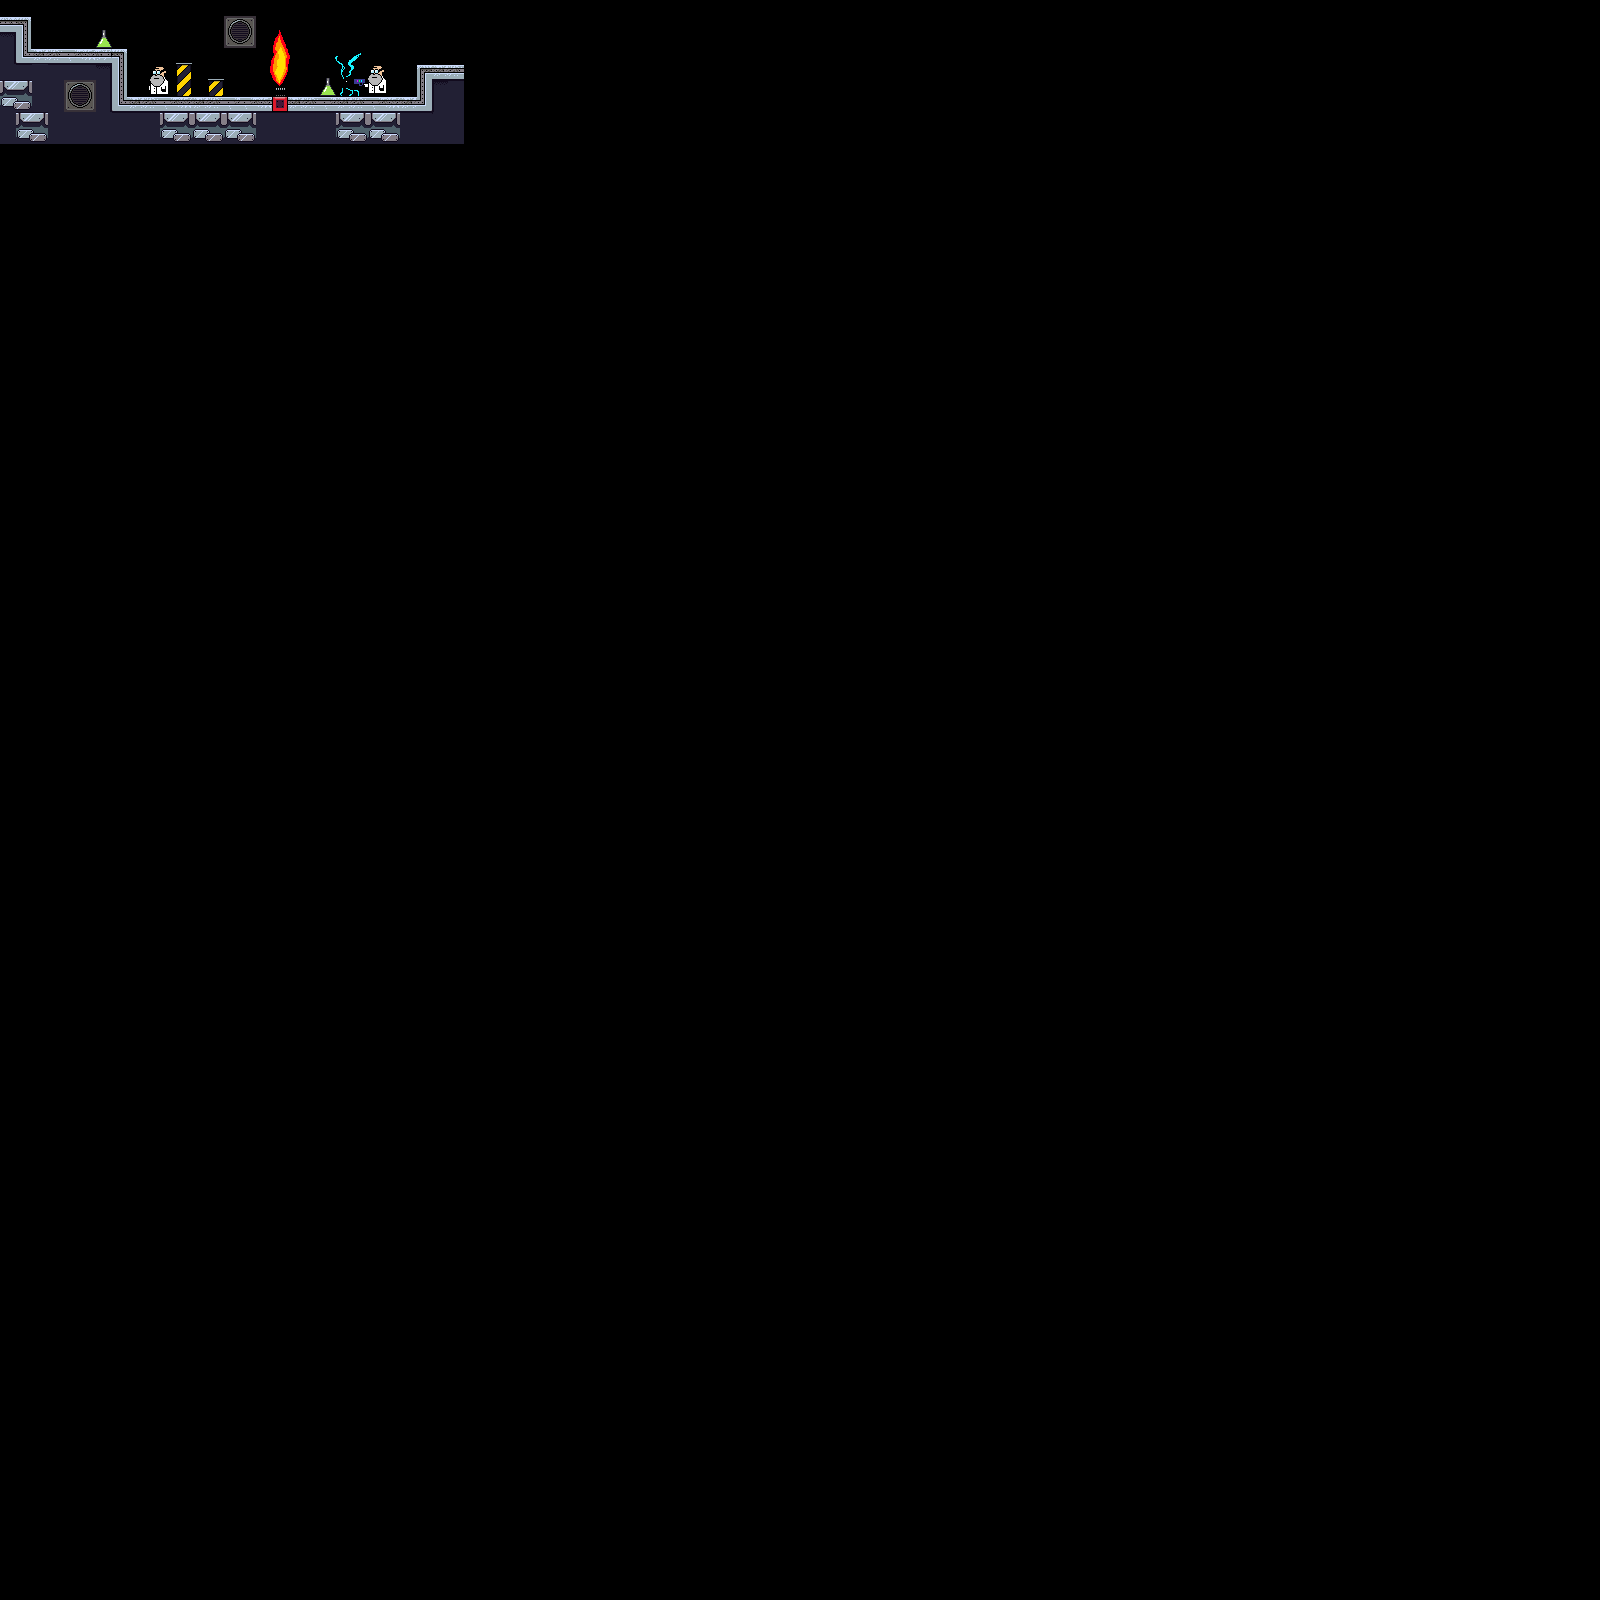

A 2D game scene composited from a Tiled map and its tileset images. What follows is a short description and the map's XML, with each tile layer's data collapsed to a summary:
An orthogonal 100x100 tile map with 16x16 px tiles, 1 tile layer (Calque de Tuiles 1).

<map version="1.5" tiledversion="1.7.2" orientation="orthogonal" renderorder="right-down" width="100" height="100" tilewidth="16" tileheight="16" infinite="0" nextlayerid="2" nextobjectid="1">
 <tileset firstgid="1" name="essai" tilewidth="16" tileheight="16" tilecount="324" columns="18">
  <image source="essai.png" width="300" height="300" />
 </tileset>
 <layer id="1" name="Calque de Tuiles 1" width="100" height="100">
  <data>[10000 cells, 163 non-empty, 60 distinct tile ids]</data>
 </layer>
</map>
